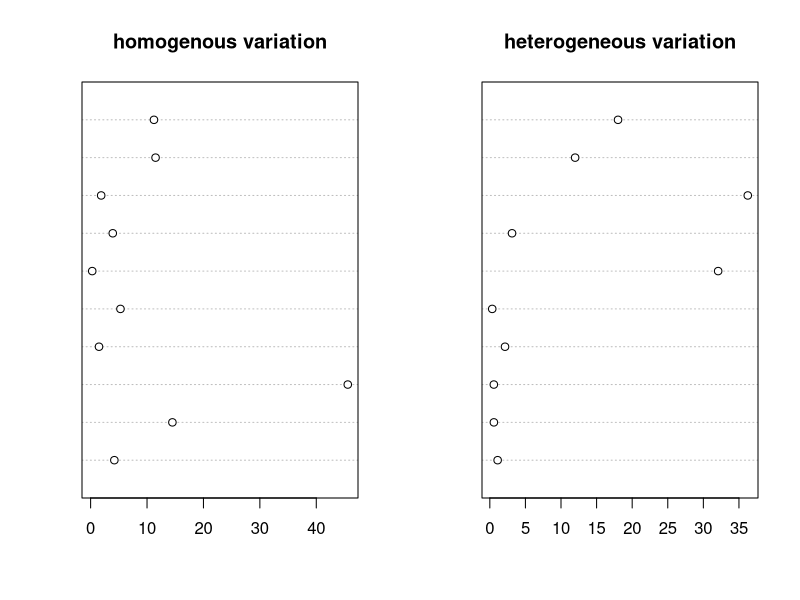
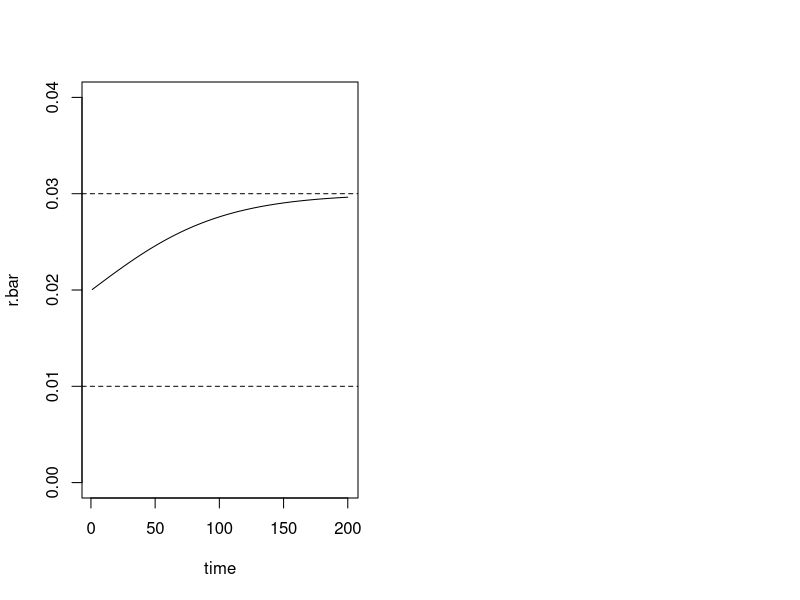
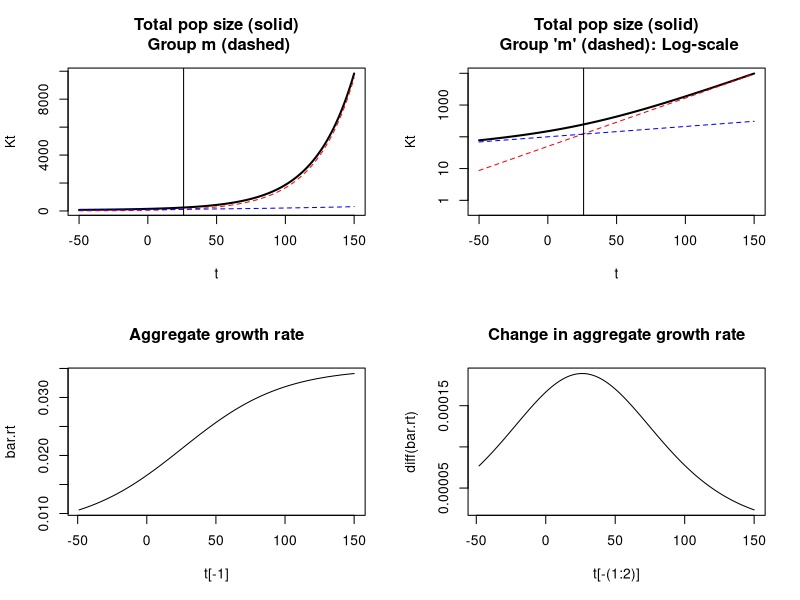

Here is the R script that generated these plots, in order:
## ---- chunk 1
  ## Homogeneous hazard of 1/10
  set.seed(13)
  x.homo <- rexp(10, rate = 1/10)
  ## Heterogeneous hazard (half 1/6 and half 1/13)
  ## Note: I didn't pick these particular numbers for any specific reason
  x.hetero <- c(rexp(5, rate = 1/6),
                rexp(5, rate = 1/13))
  par(mfrow = c(1,2))
  dotchart(x.homo, main = "homogenous variation")
  dotchart(x.hetero, main = "heterogeneous variation")
## ---- chunk 2
  rA = .03 ## growth rate of A
  rB = .01 ## growth rate of A
  KA = 100 ## starting pop size
  KB = 100
  t = 0:200
  KA.t = KA*exp(rA*t) ## exp growth of A
  KB.t = KB*exp(rB*t) ## exp growth of B
  K <- KA.t + KB.t ## combined pop
  r.bar = diff(log(K)) ## growth rate
  plot(t[-1], r.bar, type = "l", ylim = c(0, 0.04),
       ylab = "r.bar", xlab = "time")
  abline(h = c(rA, rB), lty = 2)
## ---- chunk 3
knitr::include_url('https://shiny.demog.berkeley.edu/josh/het_ruse/', height = '600px')
## ---- chunk 4
rm = 3.5/100
ru = .75/100
Km = 50 
Ku = 100
t <- -50:150 ## go back in time to see rise and fall of variance
Kt = Km * exp(t*rm) + Ku * exp(t*ru)
bar.rt <- diff(log(Kt))
par(mfrow = c(2,2))
plot(t, Kt, lwd = 2, type = 'l')
title('Total pop size (solid)\n Group m (dashed)')
lines(t, Km * exp(t*rm), lty = 2, col = "red")
lines(t, Ku * exp(t*ru), lty = 2, col = "blue")
my.v = 26
abline(v = my.v)
plot(t, Kt, lwd = 2, type = 'l', log = 'y', ylim = c(.5, max(Kt)))
lines(t, Km * exp(t*rm), lty = 2, col = "red")
lines(t, Ku * exp(t*ru), lty = 2, col = "blue")
abline(v = my.v)
title("Total pop size (solid)\n Group 'm' (dashed): Log-scale")
plot(t[-1], bar.rt, type = 'l', main = 'Aggregate growth rate')
plot(t[-(1:2)], diff(bar.rt), type = 'l',
main = 'Change in aggregate growth rate')
